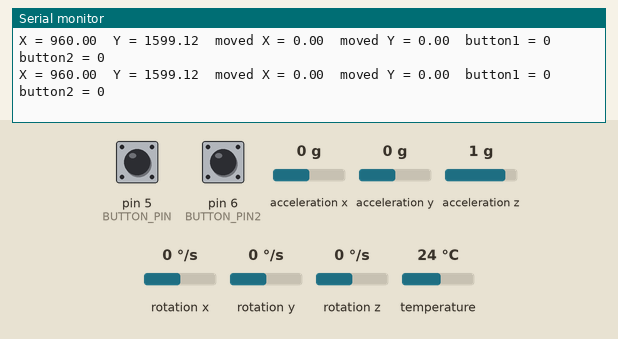
The sketch below on a simulated Arduino Leonardo, built with avr-gcc and run on an emulated ATmega32U4. Parts: the last lines printed to the serial monitor. The test bench sets the inputs (shaded band); at power-on: acceleration y 0 g, pin 5 (BUTTON_PIN) LOW, pin 6 (BUTTON_PIN2) LOW, acceleration z 1 g, acceleration x 0 g, rotation x 0 °/s, rotation y 0 °/s, rotation z 0 °/s, temperature 24 °C.

Above: at 1.3 s.
1.4 s: acceleration y set to -1.4 g
At 1.61 s:
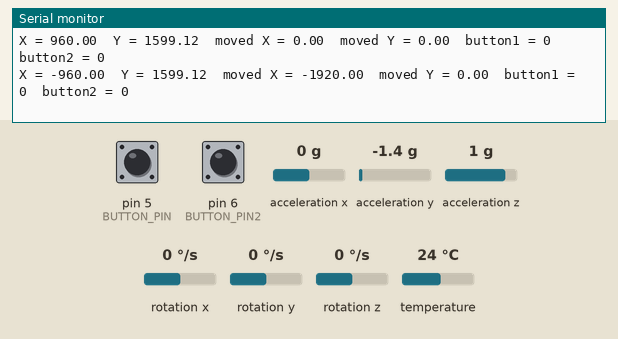
2.9 s: pin 5 (BUTTON_PIN) pulled HIGH for 0.15 s
At 3.11 s:
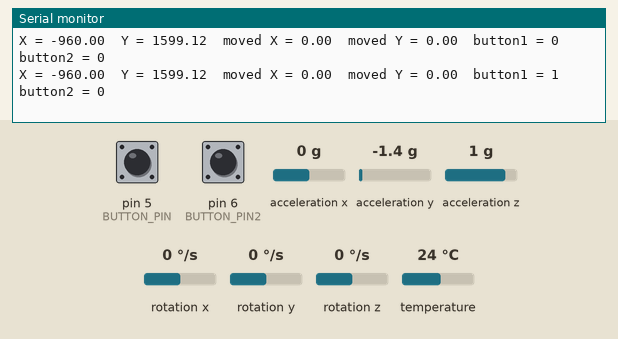
4.5 s: pin 6 (BUTTON_PIN2) pulled HIGH for 0.15 s
At 4.51 s:
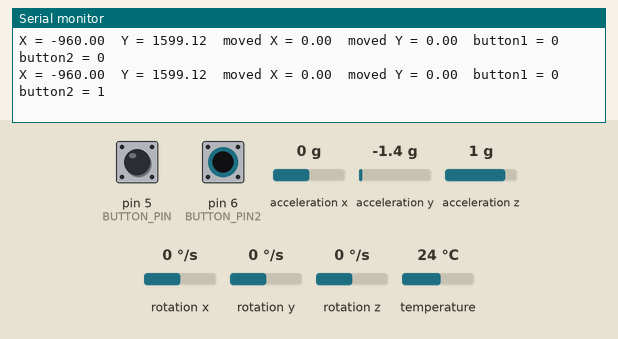
6.1 s: acceleration z set to -1.4 g
At 6.12 s:
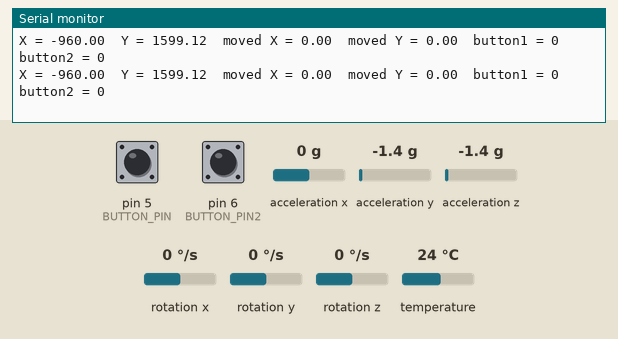
7.6 s: pin 5 (BUTTON_PIN) pulled HIGH for 1 s
At 7.62 s:
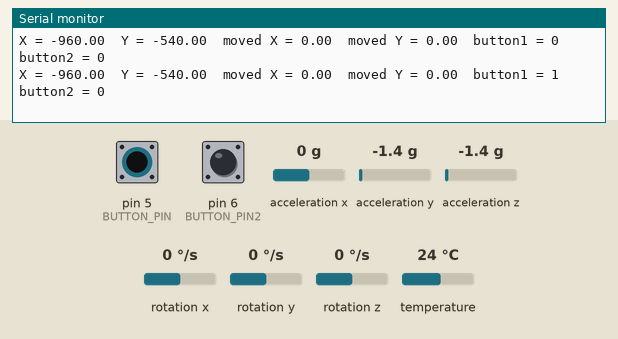
10.1 s: acceleration y set to 0.8 g
At 10.19 s:
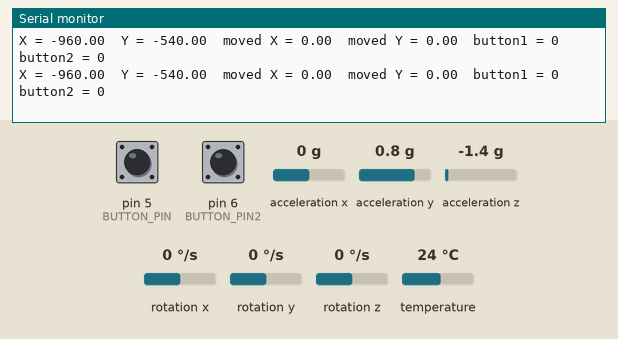
Timing chart, 0 to 13.1 s (numbered marks = the images above; inputs shaded):
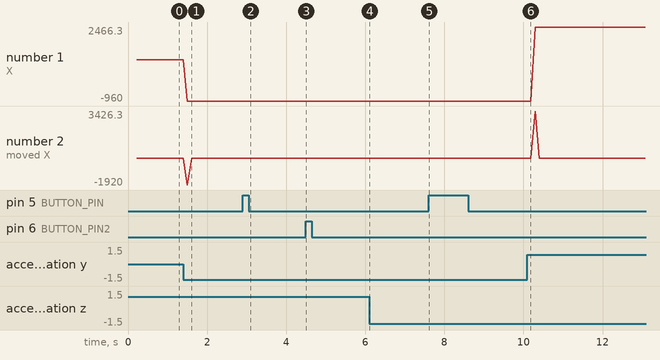

Measured:
- after the input at 1.4 s, the serial monitor: prints a new line after 0.10 s (image 1)
- after the input at 2.9 s, the serial monitor: prints a new line after 0.10 s (image 2)
- after the input at 4.5 s, the serial monitor: prints a new line at once (image 3)
- after the input at 7.6 s, the serial monitor: prints a new line at once (image 5)
- plotted number 1: 960 → -960 after the input at 1.4 s, -960 → 2466.3 after the input at 10.1 s

The sketch:

gyro_move.ino
```cpp
// Basic demo for accelerometer readings from Adafruit MPU6050

#include <Adafruit_MPU6050.h>
#include <Adafruit_Sensor.h>
#include <Mouse.h>
#include <math.h>

#define BUTTON_PIN 5
#define BUTTON_PIN2 6

Adafruit_MPU6050 mpu;
sensors_event_t g, a, temp;
float x[2], y[2];
int index, arrSize = 2;
int j,k;

int XCoord = 0, YCoord = 0;
float ScreenX, ScreenY; //mouse.move works with screen being 1920x1080 even on 2560x1440 screens or larger as it does not use pixel coordinates

void setup(void) {
  Serial.begin(115200);
  pinMode(BUTTON_PIN, INPUT);
  pinMode(BUTTON_PIN2, INPUT);
  while (!Serial) {
    delay(10); // will pause Zero, Leonardo, etc until serial console opens
  }

  // Try to initialize!
  if (!mpu.begin()) {
    Serial.println("Failed to find MPU6050 chip");
    while (1) {
      delay(10);
    }
  }

  mpu.setAccelerometerRange(MPU6050_RANGE_2_G);
  mpu.setGyroRange(MPU6050_RANGE_250_DEG);
  mpu.setFilterBandwidth(MPU6050_BAND_5_HZ);
  Serial.println("");
  delay(100);
}

void loop() {

  /* Get new sensor events with the readings */
  mpu.getEvent(&g, &a, &temp);

  ScreenX = constrain(1920 / 10 * constrain(g.gyro.y, -10, 10), -1920, 1920) + 960;
  ScreenY = constrain(1080 / 10 * constrain(g.gyro.z, -10, 10), -1080, 1080) + 540;

  if (digitalRead(BUTTON_PIN2) == HIGH) {
    j = 0;
    k = 0;
    Calibrate();
  }

  if (digitalRead(BUTTON_PIN) == HIGH) {
    Mouse.click(MOUSE_LEFT);
  }


  Calibrate();

  x[index % arrSize] = ScreenX;
  y[index % arrSize] = ScreenY;

  index++;

  for(int i = 0; i<20; i++) {
  Mouse.move((x[(index - 1) % 2] - x[index % 2]) / 20, (y[(index - 1) % 2] - y[index % 2]) / 20,0);
  delay(5);
  }

  Serial.print("X = ");
  Serial.print(ScreenX);
  Serial.print("\t");
  Serial.print("Y = ");
  Serial.print(ScreenY);
  Serial.print("\t");
  Serial.print("moved X = ");
  Serial.print(x[(index - 1) % 2] - x[index % 2]);
  Serial.print("\t");
  Serial.print("moved Y = ");
  Serial.print(y[(index - 1) % 2] - y[index % 2]);
  Serial.print("\t");
  Serial.print("button1 = ");
  Serial.print(digitalRead(BUTTON_PIN));
  Serial.print("\t");
  Serial.print("button2 = ");
  Serial.println(digitalRead(BUTTON_PIN2));

  //Mouse.move(rounds(a.acceleration.z) * -1, rounds(a.acceleration.y) * -1 +1, 0);
  //delay(10);
}

void Calibrate() {

  while(j < 20) {
  Mouse.move(-100, -100, 0);
  j++;
  }

  while(k < 20) {
  Mouse.move((ScreenX / 20), (ScreenY / 20), 0);
  x[k % arrSize] = ScreenX;
  y[k % arrSize] = ScreenY;
  k++;
  }
}
```
